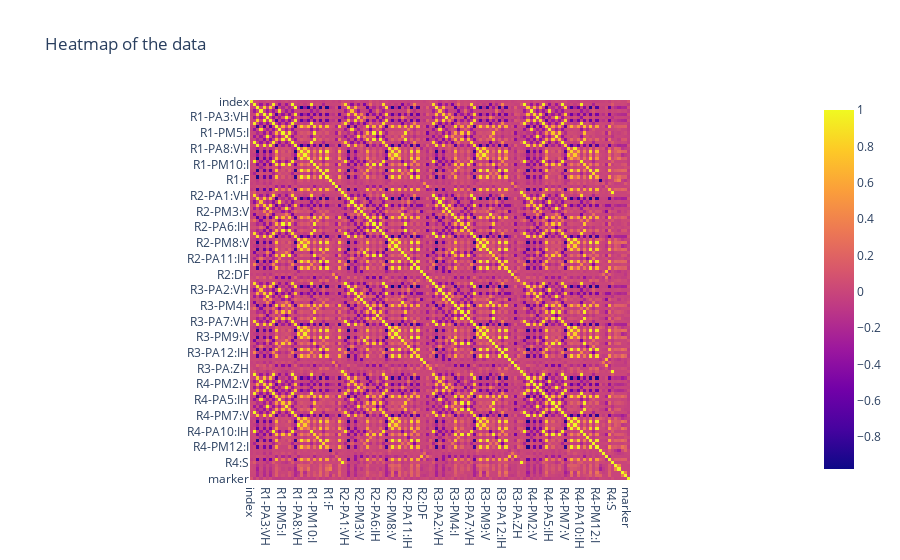

The code cell stored with this chart in its notebook:
### Code cell
# Draw a heatmap of the data
def draw_heatmap(df, title):
    fig = px.imshow(df.corr(), title=title)
    fig.show()

draw_heatmap(df, "Heatmap of the data")

### Figure 1 — Plotly figure (JSON) as saved in the notebook; plotly's stock layout.template omitted (floating-point values rounded to 4 significant figures; data arrays with more than 128 entries replaced by an {"elided": "..."} marker saying what was removed)
{"data": [{"coloraxis": "coloraxis", "hovertemplate": "x: %{x}<br>y: %{y}<br>color: %{z}<extra></extra>", "name": "0", "type": "heatmap", "x": ["index", "R1-PA1:VH", "R1-PM1:V", "R1-PA2:VH", "R1-PM2:V", "R1-PA3:VH", "R1-PM3:V", "R1-PA4:IH", "R1-PM4:I", "R1-PA5:IH", "R1-PM5:I", "R1-PA6:IH", "R1-PM6:I", "R1-PA7:VH", "R1-PM7:V", "R1-PA8:VH", "R1-PM8:V", "R1-PA9:VH", "R1-PM9:V", "R1-PA10:IH", "R1-PM10:I", "R1-PA11:IH", "R1-PM11:I", "R1-PA12:IH", "R1-PM12:I", "R1:F", "R1:DF", "R1-PA:Z", "R1-PA:ZH", "R1:S", "R2-PA1:VH", "R2-PM1:V", "R2-PA2:VH", "R2-PM2:V", "R2-PA3:VH", "R2-PM3:V", "R2-PA4:IH", "R2-PM4:I", "R2-PA5:IH", "R2-PM5:I", "R2-PA6:IH", "R2-PM6:I", "R2-PA7:VH", "R2-PM7:V", "R2-PA8:VH", "R2-PM8:V", "R2-PA9:VH", "R2-PM9:V", "R2-PA10:IH", "R2-PM10:I", "R2-PA11:IH", "R2-PM11:I", "R2-PA12:IH", "R2-PM12:I", "R2:F", "R2:DF", "R2-PA:Z", "R2-PA:ZH", "R3-PA1:VH", "R3-PM1:V", "R3-PA2:VH", "R3-PM2:V", "R3-PA3:VH", "R3-PM3:V", "R3-PA4:IH", "R3-PM4:I", "R3-PA5:IH", "R3-PM5:I", "R3-PA6:IH", "R3-PM6:I", "R3-PA7:VH", "R3-PM7:V", "R3-PA8:VH", "R3-PM8:V", "R3-PA9:VH", "R3-PM9:V", "R3-PA10:IH", "R3-PM10:I", "R3-PA11:IH", "R3-PM11:I", "R3-PA12:IH", "R3-PM12:I", "R3:F", "R3:DF", "R3-PA:Z", "R3-PA:ZH", "R3:S", "R4-PA1:VH", "R4-PM1:V", "R4-PA2:VH", "R4-PM2:V", "R4-PA3:VH", "R4-PM3:V", "R4-PA4:IH", "R4-PM4:I", "R4-PA5:IH", "R4-PM5:I", "R4-PA6:IH", "R4-PM6:I", "R4-PA7:VH", "R4-PM7:V", "R4-PA8:VH", "R4-PM8:V", "R4-PA9:VH", "R4-PM9:V", "R4-PA10:IH", "R4-PM10:I", "R4-PA11:IH", "R4-PM11:I", "R4-PA12:IH", "R4-PM12:I", "R4:F", "R4:DF", "R4-PA:Z", "R4-PA:ZH", "R4:S", "relay1_log", "relay2_log", "relay3_log", "relay4_log", "marker"], "xaxis": "x", "y": ["index", "R1-PA1:VH", "R1-PM1:V", "R1-PA2:VH", "R1-PM2:V", "R1-PA3:VH", "R1-PM3:V", "R1-PA4:IH", "R1-PM4:I", "R1-PA5:IH", "R1-PM5:I", "R1-PA6:IH", "R1-PM6:I", "R1-PA7:VH", "R1-PM7:V", "R1-PA8:VH", "R1-PM8:V", "R1-PA9:VH", "R1-PM9:V", "R1-PA10:IH", "R1-PM10:I", "R1-PA11:IH", "R1-PM11:I", "R1-PA12:IH", "R1-PM12:I", "R1:F", "R1:DF", "R1-PA:Z", "R1-PA:ZH", "R1:S", "R2-PA1:VH", "R2-PM1:V", "R2-PA2:VH", "R2-PM2:V", "R2-PA3:VH", "R2-PM3:V", "R2-PA4:IH", "R2-PM4:I", "R2-PA5:IH", "R2-PM5:I", "R2-PA6:IH", "R2-PM6:I", "R2-PA7:VH", "R2-PM7:V", "R2-PA8:VH", "R2-PM8:V", "R2-PA9:VH", "R2-PM9:V", "R2-PA10:IH", "R2-PM10:I", "R2-PA11:IH", "R2-PM11:I", "R2-PA12:IH", "R2-PM12:I", "R2:F", "R2:DF", "R2-PA:Z", "R2-PA:ZH", "R3-PA1:VH", "R3-PM1:V", "R3-PA2:VH", "R3-PM2:V", "R3-PA3:VH", "R3-PM3:V", "R3-PA4:IH", "R3-PM4:I", "R3-PA5:IH", "R3-PM5:I", "R3-PA6:IH", "R3-PM6:I", "R3-PA7:VH", "R3-PM7:V", "R3-PA8:VH", "R3-PM8:V", "R3-PA9:VH", "R3-PM9:V", "R3-PA10:IH", "R3-PM10:I", "R3-PA11:IH", "R3-PM11:I", "R3-PA12:IH", "R3-PM12:I", "R3:F", "R3:DF", "R3-PA:Z", "R3-PA:ZH", "R3:S", "R4-PA1:VH", "R4-PM1:V", "R4-PA2:VH", "R4-PM2:V", "R4-PA3:VH", "R4-PM3:V", "R4-PA4:IH", "R4-PM4:I", "R4-PA5:IH", "R4-PM5:I", "R4-PA6:IH", "R4-PM6:I", "R4-PA7:VH", "R4-PM7:V", "R4-PA8:VH", "R4-PM8:V", "R4-PA9:VH", "R4-PM9:V", "R4-PA10:IH", "R4-PM10:I", "R4-PA11:IH", "R4-PM11:I", "R4-PA12:IH", "R4-PM12:I", "R4:F", "R4:DF", "R4-PA:Z", "R4-PA:ZH", "R4:S", "relay1_log", "relay2_log", "relay3_log", "relay4_log", "marker"], "yaxis": "y", "z": {"elided": "121x121 float values"}}], "layout": {"coloraxis": {"colorscale": [[0, "#0d0887"], [0.1111, "#46039f"], [0.2222, "#7201a8"], [0.3333, "#9c179e"], [0.4444, "#bd3786"], [0.5556, "#d8576b"], [0.6667, "#ed7953"], [0.7778, "#fb9f3a"], [0.8889, "#fdca26"], [1, "#f0f921"]]}, "title": {"text": "Heatmap of the data"}, "xaxis": {"anchor": "y", "constrain": "domain", "domain": [0, 1], "scaleanchor": "y"}, "yaxis": {"anchor": "x", "autorange": "reversed", "constrain": "domain", "domain": [0, 1]}}}
